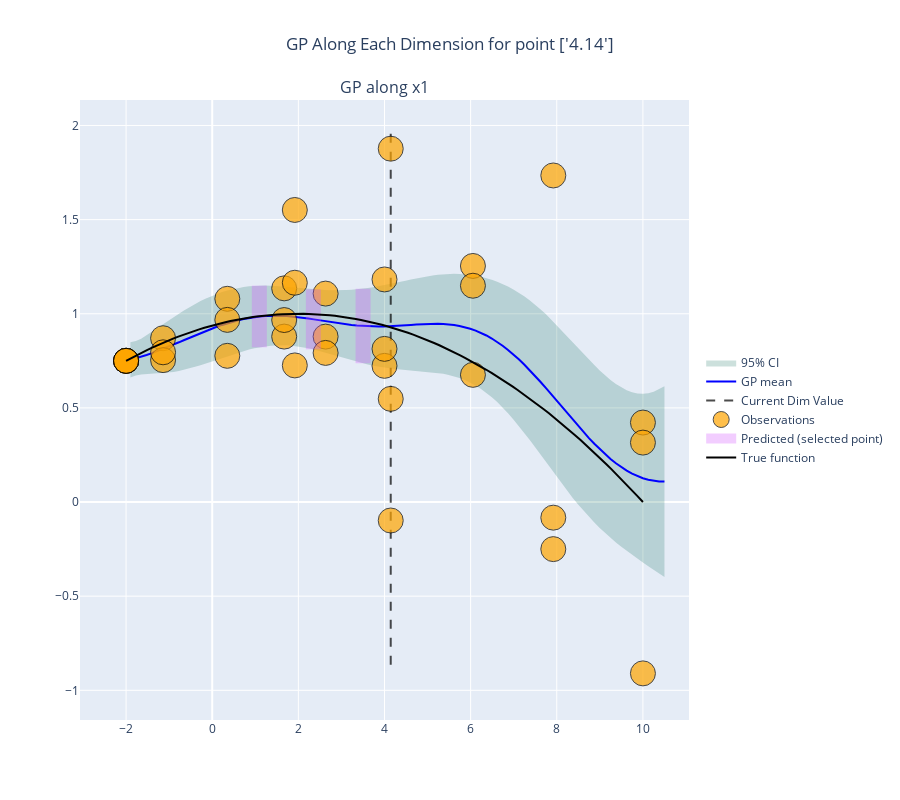

Source (notebook cell):
### Markdown cell above
## Heteroscedastic + fixed white noise

### Code cell
fig = runs.plot_GP(mg.HeteroWhiteSGP, figsize=(12, 6))
plot_test(fig)
